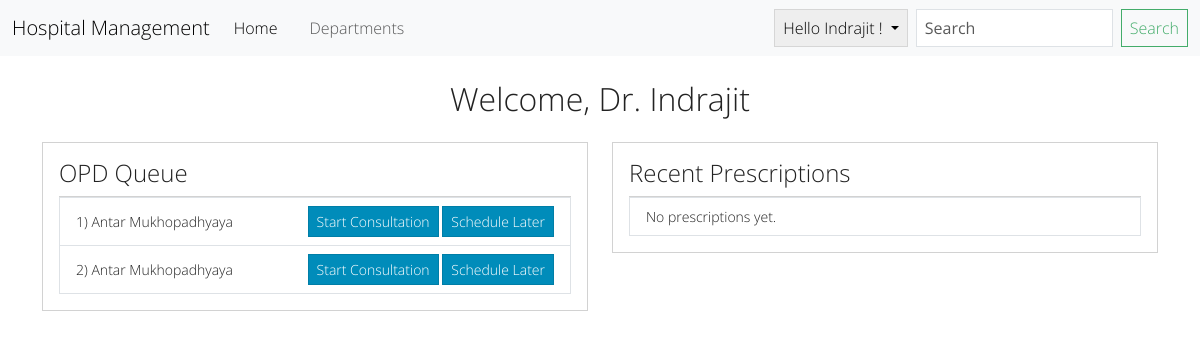
/hospital/doctor_dashboard (signed in), run on an earlier commit of the app's database.
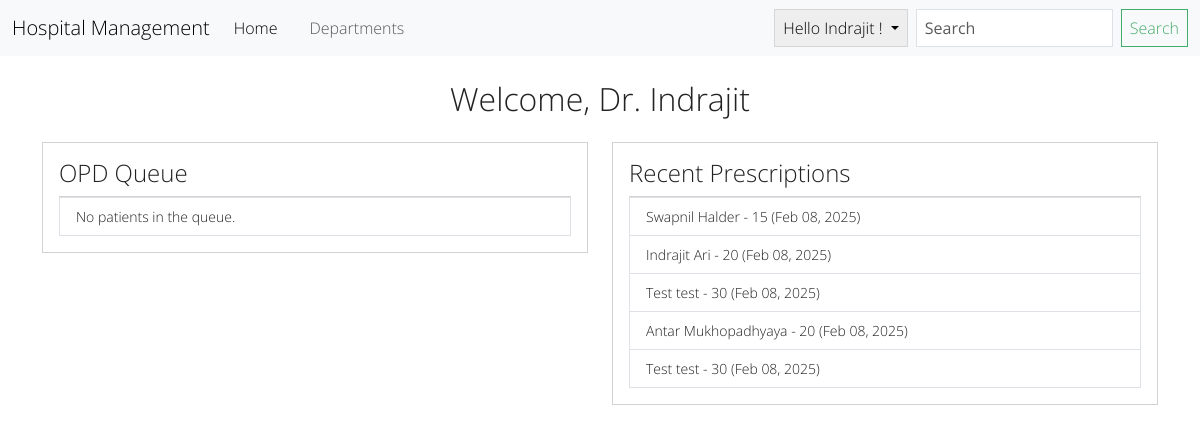
And on a later commit of the database.
### hospital/models.py (models this page shows, shortened)
class OPDQueue(models.Model):
    hospital = models.ForeignKey(Hospital, on_delete=models.CASCADE)
    doctor = models.ForeignKey(User, on_delete=models.CASCADE,
                               related_name='doctor_opd_queue', null=True, blank=True)
    patient = models.ForeignKey(User, on_delete=models.CASCADE)
    priority = models.IntegerField(default=0)
    status = models.CharField(choices=[('waiting', 'Waiting'), ('in_consultation',
                              'In Consultation'), ('completed', 'Completed')], default='waiting', max_length=20)
    created_at = models.DateTimeField(auto_now_add=True)
    class Meta:
        ordering = ['priority', 'created_at']

class User(AbstractUser):
    username = None
    first_name = models.CharField(max_length=20)
    last_name = models.CharField(max_length=50)
    email = models.EmailField(unique=True)
    hospital = models.ForeignKey(
        'Hospital', on_delete=models.SET_NULL, null=True, blank=True)
    department = models.ForeignKey(
        Department, on_delete=models.SET_NULL, null=True, blank=True)
    role = models.CharField(max_length=20, choices=[
        ('admin', 'Admin'),
        ('doctor', 'Doctor'),
        ('staff', 'Staff'),
        ('patient', 'Patient')
    ], default='patient')
    groups = models.ManyToManyField(
        Group, related_name="hospital_users", blank=True)
    user_permissions = models.ManyToManyField(
        Permission, related_name="hospital_users_permissions", blank=True)
    abha_id = models.CharField(max_length=15, blank=True, null=True)
    USERNAME_FIELD = 'email'
    REQUIRED_FIELDS = []
    objects = CustomUserManager()

class Prescription(models.Model):
    id = models.AutoField(primary_key=True)
    patient = models.ForeignKey(User, on_delete=models.CASCADE)
    doctor = models.ForeignKey(
        User, on_delete=models.CASCADE, related_name='doctor_prescriptions')
    hospital = models.ForeignKey(Hospital, on_delete=models.CASCADE)
    age = models.IntegerField()
    weight = models.FloatField(blank=True, null=True)
    content = models.TextField()
    medicines = models.ManyToManyField(Medicine, null=True)  # Link medicine
    created_at = models.DateTimeField(auto_now_add=True)
    class Meta:
        ordering = ["created_at"]

### hospital/views.py (the view)
# urls.py: path("doctor_dashboard",views.doctor_dashboard,name="doctor_dashboard"),
@login_required
def doctor_dashboard(request):
    if request.user.role == 'doctor':
        doctor = request.user  # Get the logged-in doctor
        opd_patients = OPDQueue.objects.filter(doctor=doctor).order_by("created_at")
        prescriptions = Prescription.objects.filter(doctor=doctor).order_by("-created_at")
        context = {
        "doctor": doctor,
        "opd_patients": opd_patients,
        "prescriptions": prescriptions,
        }
        return render(request, 'dashboard/doctor.html', context)
    else:
        return redirect('home')

### templates/dashboard/doctor.html (shortened to what this page needs)
{% extends "layout.html" %}
{% block content %}
<div class="container mt-4">
    <h2 class="text-center mb-4">Welcome, Dr. {{ doctor.first_name }} </h2>
    <div class="row">
        <div class="col-md-6">
            <div class="card dashboard-card p-3">
                <h4>OPD Queue</h4>
                <ul class="list-group">
                    {% for queue in opd_patients %}
                        <li class="list-group-item d-flex justify-content-between align-items-center">
                           {{forloop.counter}}) {{ queue.patient.first_name }} {{ queue.patient.last_name }}
                            <div>
                                <a href="{% url 'generate_prescription' queue.id %}" class="btn btn-primary btn-sm">
                                    Start Consultation
                                </a>
                                <a  hx-get="{% url 'schedule_later' queue.id%}" hx  class="btn btn-primary btn-sm"  >
                                    Schedule Later
                                </a>
                            </div>
                        </li>
                    {% empty %}
                        <li class="list-group-item">No patients in the queue.</li>
                    {% endfor %}
                </ul>
            </div>
        </div>
        <div class="col-md-6">
            <div class="card dashboard-card p-3">
                <h4>Recent Prescriptions</h4>
                <ul class="list-group">
                    {% for prescription in prescriptions|slice:":5" %}
                        <li class="list-group-item">
                            {{ prescription.patient.first_name }} {{prescription.patient.last_name}} - {{ prescription.age }} ({{ prescription.created_at|date:"M d, Y" }})
                        </li>
                    {% empty %}
                        <li class="list-group-item">No prescriptions yet.</li>
                    {% endfor %}
                </ul>
            </div>
        </div>
    </div>
</div>
{% endblock %}

What changed in the data, as far as the page shows it:
removed OPDQueue: patient.first_name "Antar", patient.last_name "Mukhopadhyaya"
removed OPDQueue: patient.first_name "Antar", patient.last_name "Mukhopadhyaya"
added Prescription: patient.first_name "Swapnil", patient.last_name "Halder", age "15", created_at "Feb 08, 2025"
added Prescription: patient.first_name "Indrajit", patient.last_name "Ari", age "20", created_at "Feb 08, 2025"
added Prescription: patient.first_name "Test", patient.last_name "test", age "30", created_at "Feb 08, 2025"
added Prescription: patient.first_name "Antar", patient.last_name "Mukhopadhyaya", age "20", created_at "Feb 08, 2025"
added Prescription: patient.first_name "Test", patient.last_name "test", age "30", created_at "Feb 08, 2025"
Also different on the page:
text no longer shown: "No prescriptions yet."
text now shown: "No patients in the queue."
